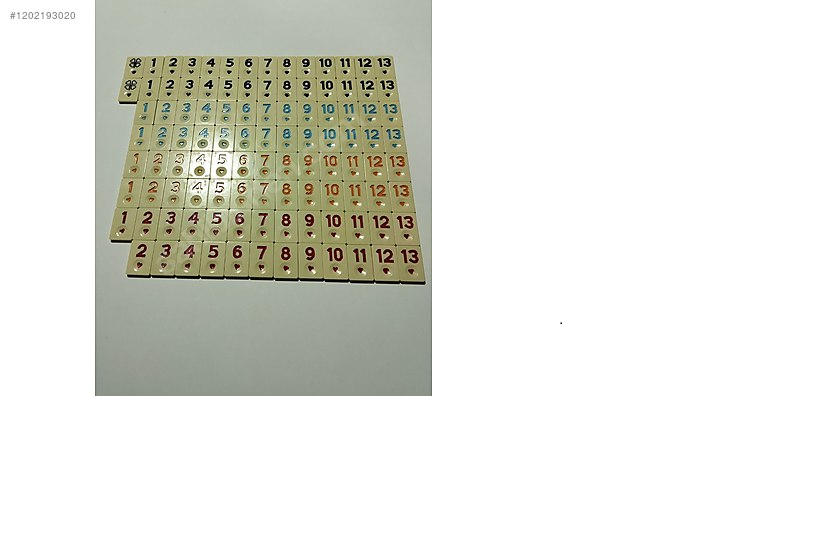
#> input picture int1.png, 836 x 555 px, given in place of renklerarka1.png, which was not available
$ python siyahbeyaz.py
#> lines starting #> are read from the running program, lines starting #| are printed output that depends on the picture; after the words box and inside, x2 and y2 are one past the last pixel; in counts of white or black regions, pixels touching at a corner belong together; pictures that were not available may be replaced by others from this repository, and a replacement may not be noted
from PIL import Image
import os

# Görüntüyü yükleme
input_image_path = "renklerarka1.png"  # İşlenecek PNG dosyasının yolu
output_image_path = "sonuc_siyah_beyaz.png"  # Kaydedilecek görüntü yolu

# Görüntüyü aç ve gri tonlamaya çevir
image = Image.open(input_image_path).convert("L")
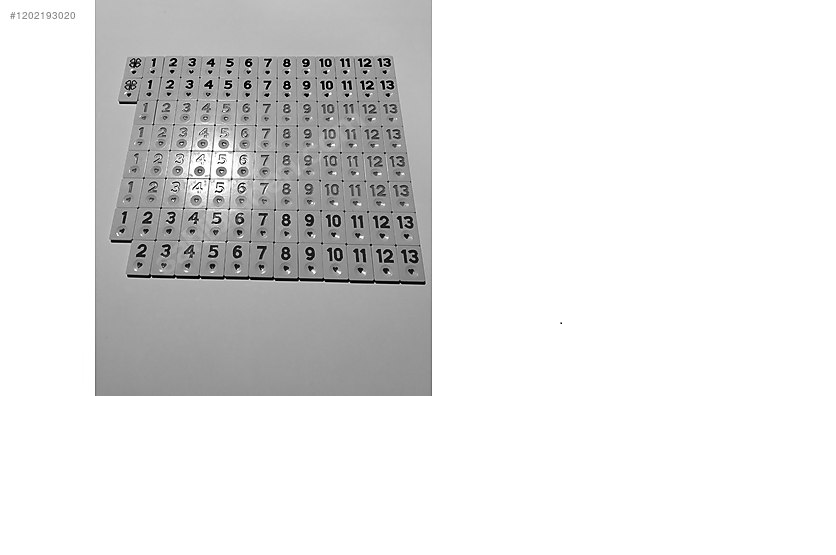
#> image: PIL image 836x555 L; min 0, max 255, mean 226.9

# Görüntüyü tamamen siyah-beyaz yapma
threshold = 145# Eşik değeri 218 alt sınır
bw_image = image.point(lambda x: 255 if x > threshold else 0, '1')  # Siyah-beyaz dönüştürme
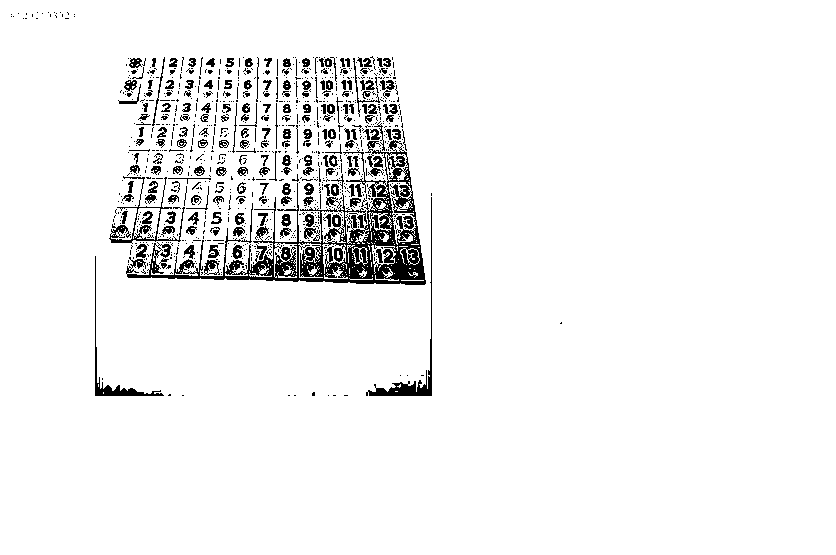
#> bw_image: PIL image 836x555 1; 94.8% white; 1025 black regions (822 under 20 px), largest, box (x1, y1, x2, y2) and area: (126, 140, 426, 285) 9743, (366, 197, 432, 396) 890, (109, 176, 185, 244) 710

# Manipüle edilen görüntüyü kaydet
bw_image.save(output_image_path)

print(f"Görüntü başarıyla işlenip kaydedildi: {output_image_path}")

$ run again, on renkler.png
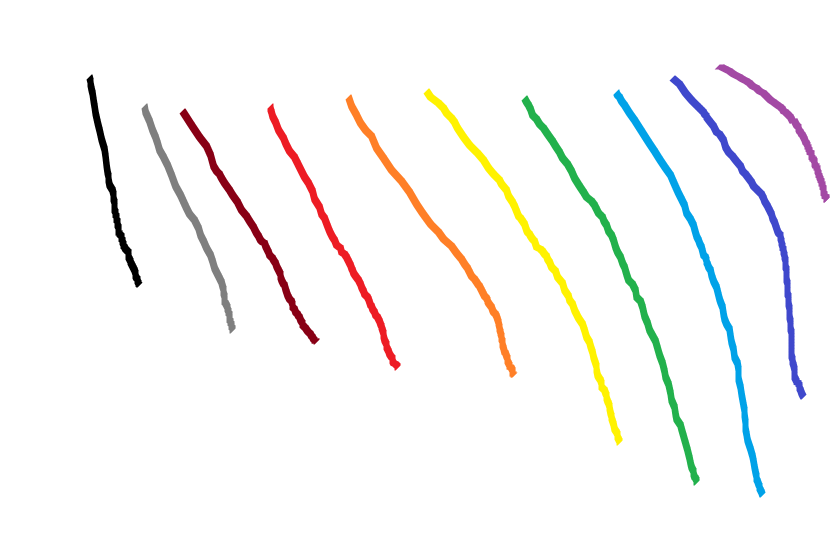
#> input picture renkler.png, 836 x 555 px, given in place of renklerarka1.png, which was not available
#> `image = Image.open(input_image_path).convert("L")`:
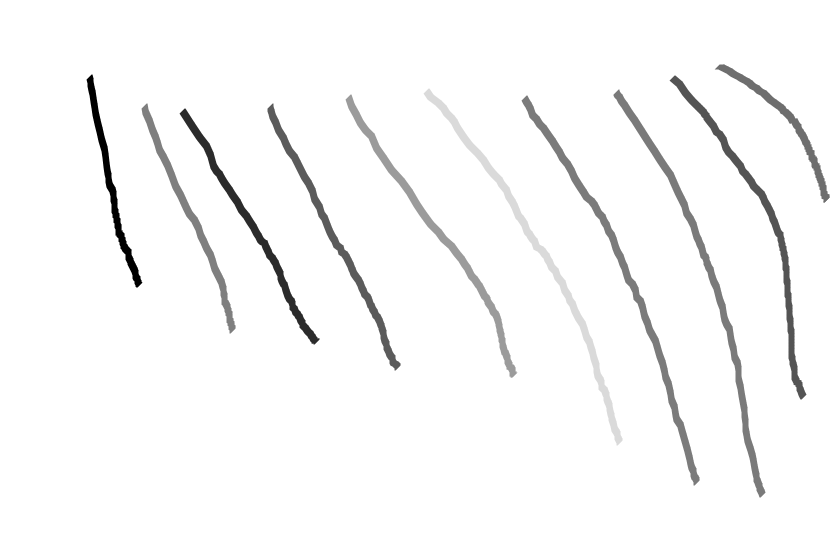
#> image: PIL image 836x555 L; min 0, max 255, mean 248
#> `bw_image = image.point(lambda x: 255 if x > threshold else 0, '1')`:
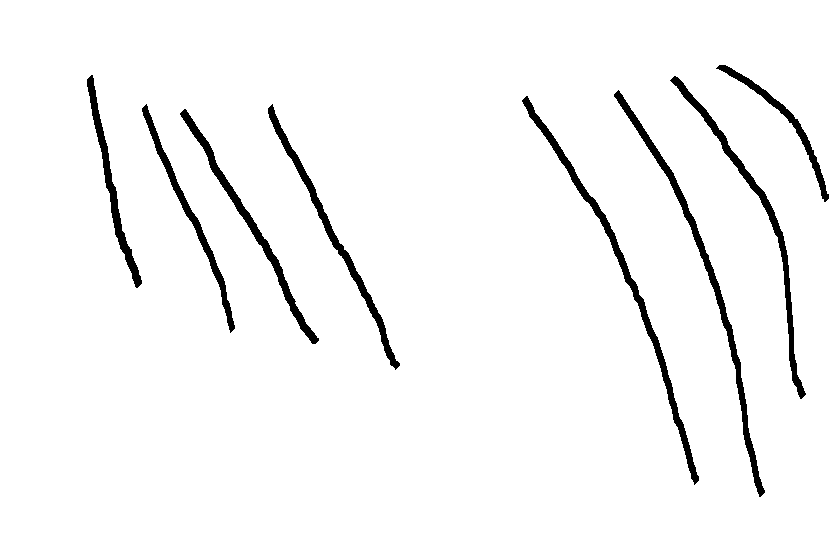
#> bw_image: PIL image 836x555 1; 96.4% white; 8 black regions, largest, box (x1, y1, x2, y2) and area: (522, 96, 699, 485) 2915, (614, 90, 765, 497) 2880, (670, 76, 806, 399) 2369
